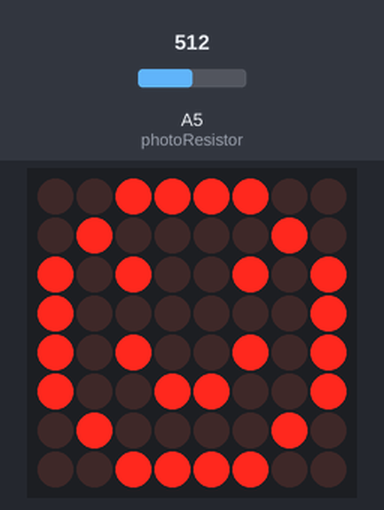
Simulated run of this sketch. Board: Arduino Uno, built with avr-gcc and run on an emulated ATmega328P. Shown: 8×8 LED matrix. The inputs (shaded band) are chosen by the test bench; at power-on: A5 (photoResistor) = 512. WiFi joins after 1.5 s; servers stay silent unless stated; no MQTT or app messages arrive unless stated; what the sketch prints to the serial monitor is not drawn.

Above: at 4.7 s.
4.8 s: A5 (photoResistor) set to 582
6.3 s: A5 (photoResistor) set to 614
At 6.7 s:
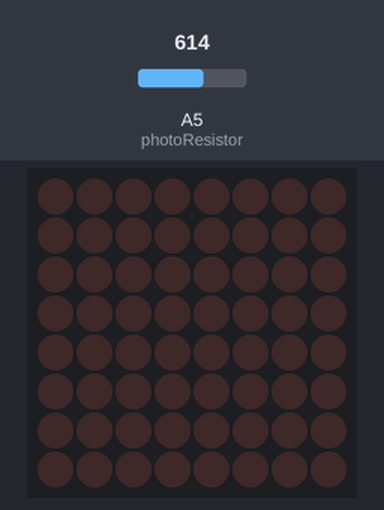
10.8 s: A5 (photoResistor) set to 590
At 11.3 s:
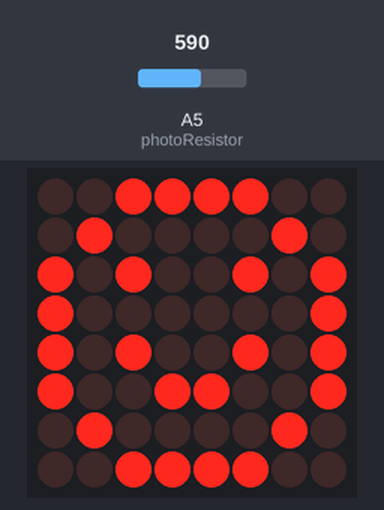
12.3 s: A5 (photoResistor) set to 610
At 13.7 s:
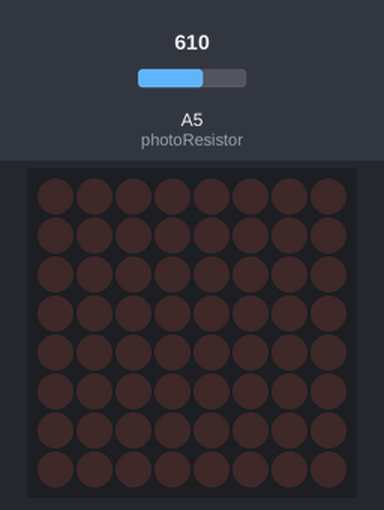
Timing chart, 0 to 14.8 s (numbered marks = the images above; inputs shaded):
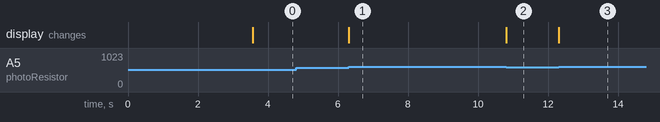

The sketch:

LED_Matrix_Demo.ino
```cpp
#include <SoftwareSerial.h>
#include <WiFiEsp.h>
#include <PubSubClient.h>
#include "MyLED.h"

// setup the Wifi Module
SoftwareSerial esp8266Serial(2, 3); // RX, TX pins for ESP8266 module
WiFiEspClient espClient;
PubSubClient client(espClient);
char numberArray[20];

const char* ssid = "Pike Network";
const char* password = "47WestRange47";
const char* mqtt_server = "broker.hivemq.com";
const int port = 1883;
const char *topic = "Devices/matrix1/image";


// setup the photoResistor
const int photoResistor = A5;
unsigned int photoValue;
unsigned long currentMillis;
unsigned long photoDelay = 2000;

void setup() {
  Serial.begin(9600);
  esp8266Serial.begin(9600);
  lc.shutdown(0,false);
  lc.clearDisplay(0);

  pinMode(photoResistor, INPUT);

  // initialize ESP8266 module
  WiFi.init(&esp8266Serial);
  while (WiFi.status() != WL_CONNECTED) {
    Serial.println("Connecting to WiFi...");
    WiFi.begin(ssid, password);
    delay(2000);
  }

  // connect to MQTT broker
  client.setServer(mqtt_server, port);
  client.setCallback(mqttCallback);
}

void loop() {
  if(!client.connected()){
    connectToMQTT();
  }

  if(millis() - currentMillis > photoDelay){
    // publish photoresistor data to the MQTT broker
    photoValue = analogRead(photoResistor);
    itoa(photoValue, numberArray, 10);
    if(photoValue < 600){
      drawSmiley();
    } else{
      lc.clearDisplay(0);
    }
    client.publish("Devices/matrix1/curLight", numberArray);
  }

    // handle MQTT messages
    client.loop();
}

void connectToMQTT(){
  Serial.println("Connecting to MQTT broker...");
    if (client.connect("led-matrix-arduino")) {
      Serial.println("Connected to MQTT broker");
      client.setCallback(mqttCallback);
      // subscribe to a topic on the MQTT broker
      if(client.subscribe(topic)){
        Serial.print("Client subscribed to : ");
        Serial.println(topic);
      }
    } else {
      Serial.print("Failed to connect to MQTT broker, rc=");
      Serial.println(client.state());
      delay(5000);
    }
}

void mqttCallback(char* topic, byte* payload, unsigned int length){
  // handle incoming MQTT message
  client.publish("Devices/matrix1/curLight", "30");
  Serial.println("Received message from MQTT server:");
  for (int i = 0; i < length; i++) {
    Serial.print((char)payload[i]);
  }
  Serial.println();
}
```

MyLED.h
```cpp
#include "LedControl.h"
#include "binary.h"

LedControl lc=LedControl(12,11,10,1);
byte imageState;

// smiley face
byte smiley[8]= {B00111100,B01000010,B10100101,B10000001,B10100101,B10011001,B01000010,B00111100};
// sad face
byte sadFace[8]= {B00111100,B01000010,B10100101,B10000001,B10011001,B10100101,B01000010,B00111100};
// Pacman
byte pacman[8] = {B00000000,B00111000,B01111100,B11111000,B11110011,B11111000,B01111100,B00111000};
// Heart shape
byte heart[8] = {B00000000,B01101100,B11111110,B11111110,B11111110,B01111100,B00111000,B00010000};
// Skull shape
byte skull[8] = {B11111111,B11111111,B10011001,B10011001,B11100111,B01100110,B00111100,B00111100};

void drawSad() {
  // Display sad face
  lc.setRow(0,0,sadFace[0]);
  lc.setRow(0,1,sadFace[1]);
  lc.setRow(0,2,sadFace[2]);
  lc.setRow(0,3,sadFace[3]);
  lc.setRow(0,4,sadFace[4]);
  lc.setRow(0,5,sadFace[5]);
  lc.setRow(0,6,sadFace[6]);
  lc.setRow(0,7,sadFace[7]);
}

void drawSmiley() {
  // Display smiley face
  lc.setRow(0,0,smiley[0]);
  lc.setRow(0,1,smiley[1]);
  lc.setRow(0,2,smiley[2]);
  lc.setRow(0,3,smiley[3]);
  lc.setRow(0,4,smiley[4]);
  lc.setRow(0,5,smiley[5]);
  lc.setRow(0,6,smiley[6]);
  lc.setRow(0,7,smiley[7]);
}

void drawPacman() {
  // Display Pacman
  lc.setRow(0,0,pacman[0]);
  lc.setRow(0,1,pacman[1]);
  lc.setRow(0,2,pacman[2]);
  lc.setRow(0,3,pacman[3]);
  lc.setRow(0,4,pacman[4]);
  lc.setRow(0,5,pacman[5]);
  lc.setRow(0,6,pacman[6]);
  lc.setRow(0,7,pacman[7]);
}

void drawHeart() {
  // Display Heart
  lc.setRow(0,0,heart[0]);
  lc.setRow(0,1,heart[1]);
  lc.setRow(0,2,heart[2]);
  lc.setRow(0,3,heart[3]);
  lc.setRow(0,4,heart[4]);
  lc.setRow(0,5,heart[5]);
  lc.setRow(0,6,heart[6]);
  lc.setRow(0,7,heart[7]);
}

void drawSkull(){
  // Display Skull
  lc.setRow(0,0,skull[0]);
  lc.setRow(0,1,skull[1]);
  lc.setRow(0,2,skull[2]);
  lc.setRow(0,3,skull[3]);
  lc.setRow(0,4,skull[4]);
  lc.setRow(0,5,skull[5]);
  lc.setRow(0,6,skull[6]);
  lc.setRow(0,7,skull[7]);
}

void displayImageByState(byte imageState){
  switch(imageState){
    case 0:
      lc.clearDisplay(0);
      break;
    case 1:
      drawSmiley();
      break;
    case 2:
      drawSad();
      break;
    case 3:
      drawPacman();
      break;
    case 4:
      drawHeart();
      break;
    case 5:
      drawSkull();
      break;
    default:
      lc.clearDisplay(0);
      break;
  }
}
```

Measured:
- the behaviour switches between 599 and 600 on A5 (photoResistor) (found by bisection; images 0 and 1)
- after the input at 4.8 s, every drawn part: stays the same
- after the input at 6.3 s, the display: changes at once (image 1)
- after the input at 10.8 s, the display: changes at once (image 2)
- after the input at 12.3 s, the display: changes at once (image 3)
